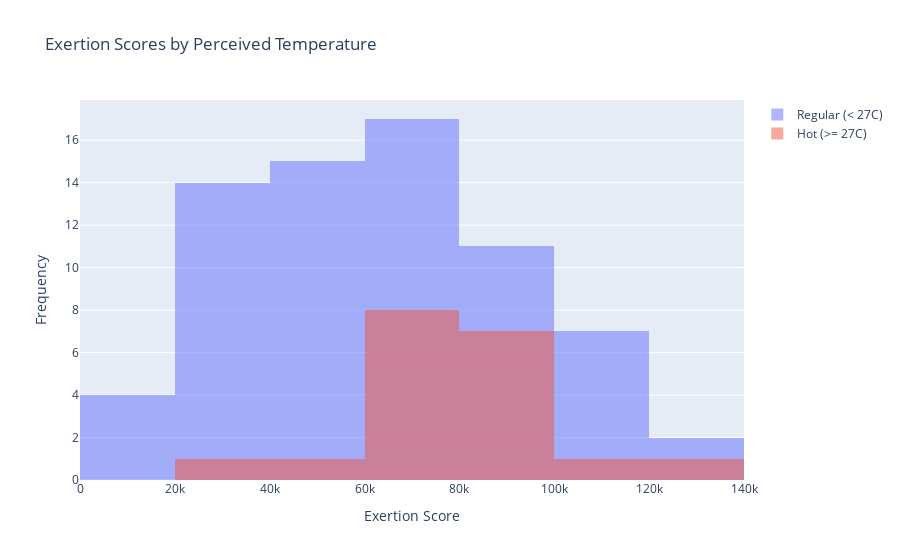

This figure's notebook cell:
### Markdown cell above
# Significance Test Selection

### Code cell
fig = go.Figure()

fig.add_trace(go.Histogram(x=regular_temp_exertion_scores, opacity=0.50, name="Regular (< 27C)"))
fig.add_trace(go.Histogram(x=hot_exertion_scores, opacity=0.50, name="Hot (>= 27C)"))

fig.update_layout(barmode='overlay')
fig.update_layout(title_text='Exertion Scores by Perceived Temperature')
fig.update_xaxes(title_text='Exertion Score')
fig.update_yaxes(title_text='Frequency')

fig.show()

### Figure 1 — Plotly figure (JSON) as saved in the notebook; plotly's stock layout.template omitted (floating-point values rounded to 4 significant figures)
{"data": [{"name": "Regular (< 27C)", "opacity": 0.5, "type": "histogram", "x": [65356, 29705, 62150, 43291, 70635, 37825, 59256, 72035, 82000, 105855, 10200.0, 10155, 15465, 58950, 82810, 34050.0, 60200, 116370, 10420, 73550, 57500, 62390, 60965, 41150, 66440.0, 106010, 95550, 55540, 23815, 58150, 114740, 31455, 58375, 76986, 65420, 24400, 56540, 91945, 83100, 47248, 46393, 64000, 53510, 58985, 96900, 65489, 23122, 82370, 20777, 105430, 85370, 25724, 52830, 72386, 75680, 77450, 25922, 120570, 75504, 33774, 20400, 119080, 80590, 31081, 124875, 59560, 80020, 107670, 87365, 27225]}, {"name": "Hot (>= 27C)", "opacity": 0.5, "type": "histogram", "x": [51000.0, 94720, 72944, 77370, 122675, 89590, 86830, 92970, 71640, 76696, 65120, 29900, 73940, 107410, 74785, 87525, 96160, 72360, 81075]}], "layout": {"barmode": "overlay", "title": {"text": "Exertion Scores by Perceived Temperature"}, "xaxis": {"title": {"text": "Exertion Score"}}, "yaxis": {"title": {"text": "Frequency"}}}}
